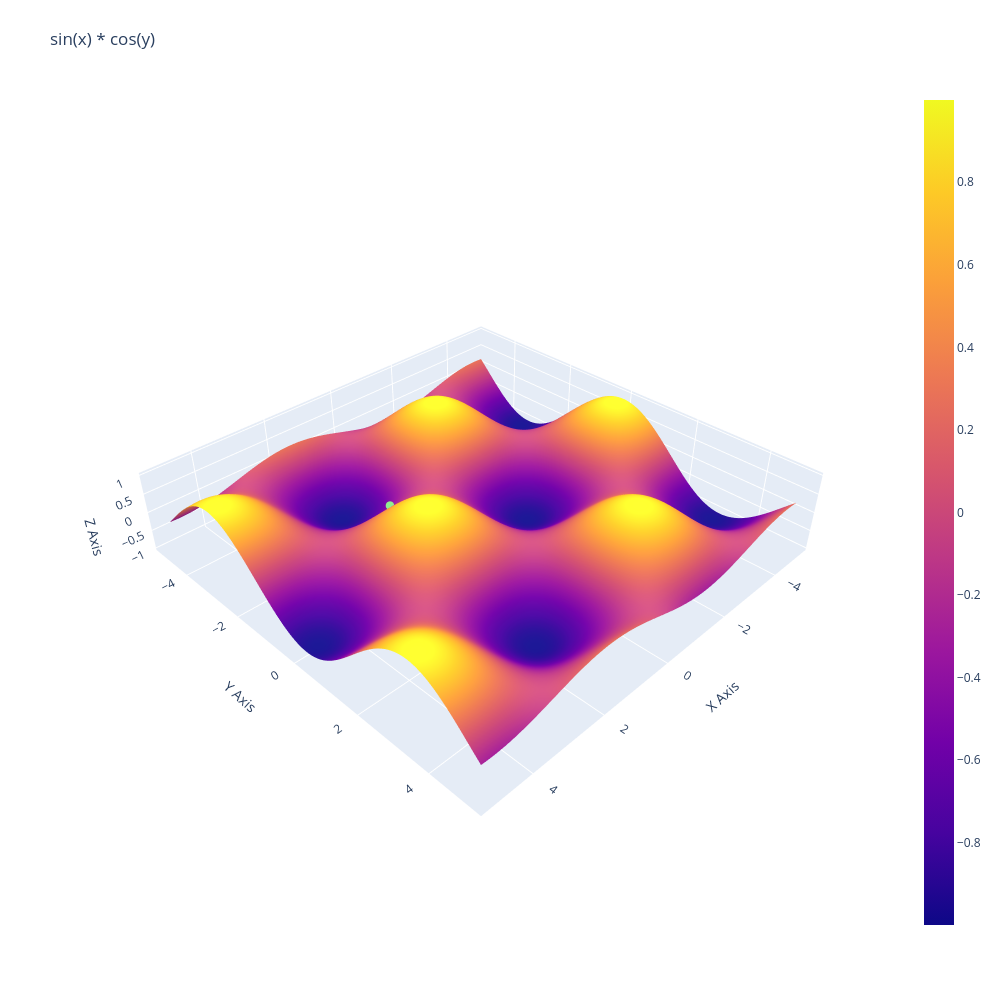

Notebook code for this chart:
### Markdown cell above
$$
\frac{\partial y } {\partial x} = f(x,y) = sin(x) \cdot cos(y)
$$

$$
y_{i+1} = y_i +\frac{\partial y } {\partial x}\Delta x =  y_i + f(x,y) \Delta x
$$

### Code cell
import plotly.graph_objects as go
import numpy as np
import pandas as pd

point_x = 1
point_y = -2
point_z = np.sin(point_x) * np.cos(point_y)+0.05
print(f"point_x     = {point_x}")
print(f"point_y     = {point_y}")
print(f"point_z     = {point_z-0.05}")

point = go.Scatter3d(
    x=[point_x],
    y=[point_y],
    z=[point_z],
    mode='markers',
    marker=dict(size=5, color='lightgreen'),
    name='Movable Point'
)

x = np.linspace(-5, 5, 100)
y = np.linspace(-5, 5, 100)
x_data, y_data = np.meshgrid(x, y)

# Define the function
z_data = np.sin(x_data) * np.cos(y_data)
surf = go.Surface(x=x_data, y=y_data, z=z_data)
fig = go.Figure(data=[surf,point])

fig.update_layout(
    title=dict(
        text='sin(x) * cos(y)',), 
        autosize=False,
        width=1000, 
        height=1000, 
        margin=dict(l=65, r=50, b=65, t=90), 
    scene=dict(
        xaxis_title='X Axis',
        yaxis_title='Y Axis',
        zaxis_title='Z Axis',
        aspectmode='manual',  # 비율을 수동으로 설정
        aspectratio=dict(x=1, y=1, z=0.2),  # x:y:z 비율 설정
        # scaleanchor='x' 
    )
)  

fig.show()

### Figure 1 — Plotly figure (JSON) as saved in the notebook; plotly's stock layout.template omitted (floating-point values rounded to 4 significant figures; data arrays with more than 128 entries replaced by an {"elided": "..."} marker saying what was removed)
{"data": [{"type": "surface", "x": {"elided": "100x100 float values"}, "y": {"elided": "100x100 float values"}, "z": {"elided": "100x100 float values"}}, {"marker": {"color": "lightgreen", "size": 5}, "mode": "markers", "name": "Movable Point", "type": "scatter3d", "x": [1], "y": [-2], "z": [-0.3002]}], "layout": {"autosize": false, "height": 1000, "margin": {"b": 65, "l": 65, "r": 50, "t": 90}, "scene": {"aspectmode": "manual", "aspectratio": {"x": 1, "y": 1, "z": 0.2}, "xaxis": {"title": {"text": "X Axis"}}, "yaxis": {"title": {"text": "Y Axis"}}, "zaxis": {"title": {"text": "Z Axis"}}}, "title": {"text": "sin(x) * cos(y)"}, "width": 1000}}
